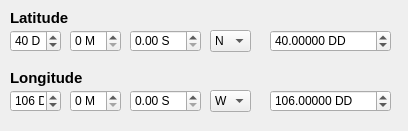
<?xml version="1.0" encoding="UTF-8"?>
<ui version="4.0">
 <class>LatlngcalcDialogBase</class>
 <widget class="QDialog" name="LatlngcalcDialogBase">
  <property name="geometry">
   <rect>
    <x>0</x>
    <y>0</y>
    <width>408</width>
    <height>131</height>
   </rect>
  </property>
  <property name="windowTitle">
   <string>Latitude / Longitude Calculator</string>
  </property>
  <widget class="QDoubleSpinBox" name="spbLngDD">
   <property name="geometry">
    <rect>
     <x>270</x>
     <y>90</y>
     <width>121</width>
     <height>22</height>
    </rect>
   </property>
   <property name="suffix">
    <string> DD</string>
   </property>
   <property name="decimals">
    <number>5</number>
   </property>
   <property name="minimum">
    <double>-180.000000000000000</double>
   </property>
   <property name="maximum">
    <double>180.000000000000000</double>
   </property>
   <property name="value">
    <double>106.000000000000000</double>
   </property>
  </widget>
  <widget class="QLabel" name="label">
   <property name="geometry">
    <rect>
     <x>10</x>
     <y>10</y>
     <width>71</width>
     <height>16</height>
    </rect>
   </property>
   <property name="font">
    <font>
     <pointsize>11</pointsize>
     <weight>75</weight>
     <bold>true</bold>
    </font>
   </property>
   <property name="text">
    <string>Latitude</string>
   </property>
  </widget>
  <widget class="QSpinBox" name="spbLatM">
   <property name="geometry">
    <rect>
     <x>70</x>
     <y>30</y>
     <width>51</width>
     <height>22</height>
    </rect>
   </property>
   <property name="suffix">
    <string> M</string>
   </property>
   <property name="maximum">
    <number>59</number>
   </property>
   <property name="value">
    <number>0</number>
   </property>
  </widget>
  <widget class="QDoubleSpinBox" name="spbLatDD">
   <property name="geometry">
    <rect>
     <x>270</x>
     <y>30</y>
     <width>121</width>
     <height>22</height>
    </rect>
   </property>
   <property name="suffix">
    <string> DD</string>
   </property>
   <property name="decimals">
    <number>5</number>
   </property>
   <property name="minimum">
    <double>-90.000000000000000</double>
   </property>
   <property name="maximum">
    <double>90.000000000000000</double>
   </property>
   <property name="value">
    <double>40.000000000000000</double>
   </property>
  </widget>
  <widget class="QSpinBox" name="spbLatD">
   <property name="geometry">
    <rect>
     <x>10</x>
     <y>30</y>
     <width>51</width>
     <height>22</height>
    </rect>
   </property>
   <property name="suffix">
    <string> D</string>
   </property>
   <property name="maximum">
    <number>90</number>
   </property>
   <property name="singleStep">
    <number>1</number>
   </property>
   <property name="value">
    <number>40</number>
   </property>
  </widget>
  <widget class="QDoubleSpinBox" name="spbLatS">
   <property name="geometry">
    <rect>
     <x>130</x>
     <y>30</y>
     <width>71</width>
     <height>22</height>
    </rect>
   </property>
   <property name="prefix">
    <string/>
   </property>
   <property name="suffix">
    <string> S</string>
   </property>
   <property name="maximum">
    <double>59.990000000000002</double>
   </property>
   <property name="value">
    <double>0.000000000000000</double>
   </property>
  </widget>
  <widget class="QDoubleSpinBox" name="spbLngS">
   <property name="geometry">
    <rect>
     <x>130</x>
     <y>90</y>
     <width>71</width>
     <height>22</height>
    </rect>
   </property>
   <property name="prefix">
    <string/>
   </property>
   <property name="suffix">
    <string> S</string>
   </property>
   <property name="maximum">
    <double>59.990000000000002</double>
   </property>
   <property name="value">
    <double>0.000000000000000</double>
   </property>
  </widget>
  <widget class="QComboBox" name="cmbLatH">
   <property name="geometry">
    <rect>
     <x>210</x>
     <y>30</y>
     <width>41</width>
     <height>22</height>
    </rect>
   </property>
   <property name="currentText">
    <string>N</string>
   </property>
   <item>
    <property name="text">
     <string>N</string>
    </property>
   </item>
   <item>
    <property name="text">
     <string>S</string>
    </property>
   </item>
  </widget>
  <widget class="QSpinBox" name="spbLngM">
   <property name="geometry">
    <rect>
     <x>70</x>
     <y>90</y>
     <width>51</width>
     <height>22</height>
    </rect>
   </property>
   <property name="suffix">
    <string> M</string>
   </property>
   <property name="maximum">
    <number>59</number>
   </property>
   <property name="value">
    <number>0</number>
   </property>
  </widget>
  <widget class="QComboBox" name="cmbLngH">
   <property name="geometry">
    <rect>
     <x>210</x>
     <y>90</y>
     <width>41</width>
     <height>22</height>
    </rect>
   </property>
   <property name="currentText">
    <string>W</string>
   </property>
   <item>
    <property name="text">
     <string>W</string>
    </property>
   </item>
   <item>
    <property name="text">
     <string>E</string>
    </property>
   </item>
  </widget>
  <widget class="QSpinBox" name="spbLngD">
   <property name="geometry">
    <rect>
     <x>10</x>
     <y>90</y>
     <width>51</width>
     <height>22</height>
    </rect>
   </property>
   <property name="suffix">
    <string> D</string>
   </property>
   <property name="maximum">
    <number>180</number>
   </property>
   <property name="singleStep">
    <number>1</number>
   </property>
   <property name="value">
    <number>106</number>
   </property>
  </widget>
  <widget class="QLabel" name="label_2">
   <property name="geometry">
    <rect>
     <x>10</x>
     <y>70</y>
     <width>91</width>
     <height>16</height>
    </rect>
   </property>
   <property name="font">
    <font>
     <pointsize>11</pointsize>
     <weight>75</weight>
     <bold>true</bold>
    </font>
   </property>
   <property name="text">
    <string>Longitude</string>
   </property>
  </widget>
 </widget>
 <resources/>
 <connections/>
</ui>
